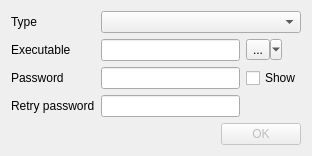
<?xml version="1.0" encoding="UTF-8"?>
<ui version="4.0">
 <class>ToolEditorDialog</class>
 <widget class="QDialog" name="ToolEditorDialog">
  <property name="geometry">
   <rect>
    <x>0</x>
    <y>0</y>
    <width>312</width>
    <height>147</height>
   </rect>
  </property>
  <property name="windowTitle">
   <string>Edit tool</string>
  </property>
  <layout class="QVBoxLayout" name="verticalLayout">
   <item>
    <layout class="QGridLayout" name="gridLayout_3">
     <item row="2" column="2">
      <widget class="QCheckBox" name="ShowPasswordCheckBox">
       <property name="text">
        <string>Show</string>
       </property>
      </widget>
     </item>
     <item row="2" column="0">
      <widget class="QLabel" name="label7z_3">
       <property name="text">
        <string>Password</string>
       </property>
      </widget>
     </item>
     <item row="0" column="0">
      <widget class="QLabel" name="label">
       <property name="text">
        <string>Type</string>
       </property>
      </widget>
     </item>
     <item row="2" column="1">
      <widget class="QLineEdit" name="PassEdit">
       <property name="enabled">
        <bool>true</bool>
       </property>
       <property name="echoMode">
        <enum>QLineEdit::Password</enum>
       </property>
      </widget>
     </item>
     <item row="1" column="0">
      <widget class="QLabel" name="PassLabel_5">
       <property name="text">
        <string>Executable</string>
       </property>
      </widget>
     </item>
     <item row="1" column="2">
      <widget class="QToolButton" name="BrowsePathButton">
       <property name="enabled">
        <bool>true</bool>
       </property>
       <property name="text">
        <string>...</string>
       </property>
       <property name="popupMode">
        <enum>QToolButton::MenuButtonPopup</enum>
       </property>
       <property name="autoRaise">
        <bool>false</bool>
       </property>
      </widget>
     </item>
     <item row="3" column="0">
      <widget class="QLabel" name="PassRetryLabel">
       <property name="text">
        <string>Retry password</string>
       </property>
      </widget>
     </item>
     <item row="1" column="1">
      <widget class="QLineEdit" name="PathEdit">
       <property name="enabled">
        <bool>true</bool>
       </property>
      </widget>
     </item>
     <item row="0" column="1" colspan="2">
      <widget class="QComboBox" name="TypeComboBox"/>
     </item>
     <item row="3" column="1">
      <widget class="QLineEdit" name="PassRetryEdit">
       <property name="enabled">
        <bool>true</bool>
       </property>
       <property name="echoMode">
        <enum>QLineEdit::Password</enum>
       </property>
      </widget>
     </item>
    </layout>
   </item>
   <item>
    <widget class="QDialogButtonBox" name="buttonBox">
     <property name="enabled">
      <bool>false</bool>
     </property>
     <property name="standardButtons">
      <set>QDialogButtonBox::Ok</set>
     </property>
    </widget>
   </item>
  </layout>
  <action name="SetSystemAction">
   <property name="text">
    <string>Use system default</string>
   </property>
  </action>
 </widget>
 <resources/>
 <connections>
  <connection>
   <sender>PassEdit</sender>
   <signal>textChanged(QString)</signal>
   <receiver>ToolEditorDialog</receiver>
   <slot>UpdatePassRetryEdits()</slot>
   <hints>
    <hint type="sourcelabel">
     <x>246</x>
     <y>81</y>
    </hint>
    <hint type="destinationlabel">
     <x>434</x>
     <y>81</y>
    </hint>
   </hints>
  </connection>
  <connection>
   <sender>PassRetryEdit</sender>
   <signal>textChanged(QString)</signal>
   <receiver>ToolEditorDialog</receiver>
   <slot>UpdatePassRetryEdits()</slot>
   <hints>
    <hint type="sourcelabel">
     <x>246</x>
     <y>107</y>
    </hint>
    <hint type="destinationlabel">
     <x>434</x>
     <y>117</y>
    </hint>
   </hints>
  </connection>
  <connection>
   <sender>buttonBox</sender>
   <signal>accepted()</signal>
   <receiver>ToolEditorDialog</receiver>
   <slot>accept()</slot>
   <hints>
    <hint type="sourcelabel">
     <x>302</x>
     <y>137</y>
    </hint>
    <hint type="destinationlabel">
     <x>240</x>
     <y>14</y>
    </hint>
   </hints>
  </connection>
 </connections>
 <slots>
  <slot>UpdatePassRetryEdits()</slot>
 </slots>
</ui>
